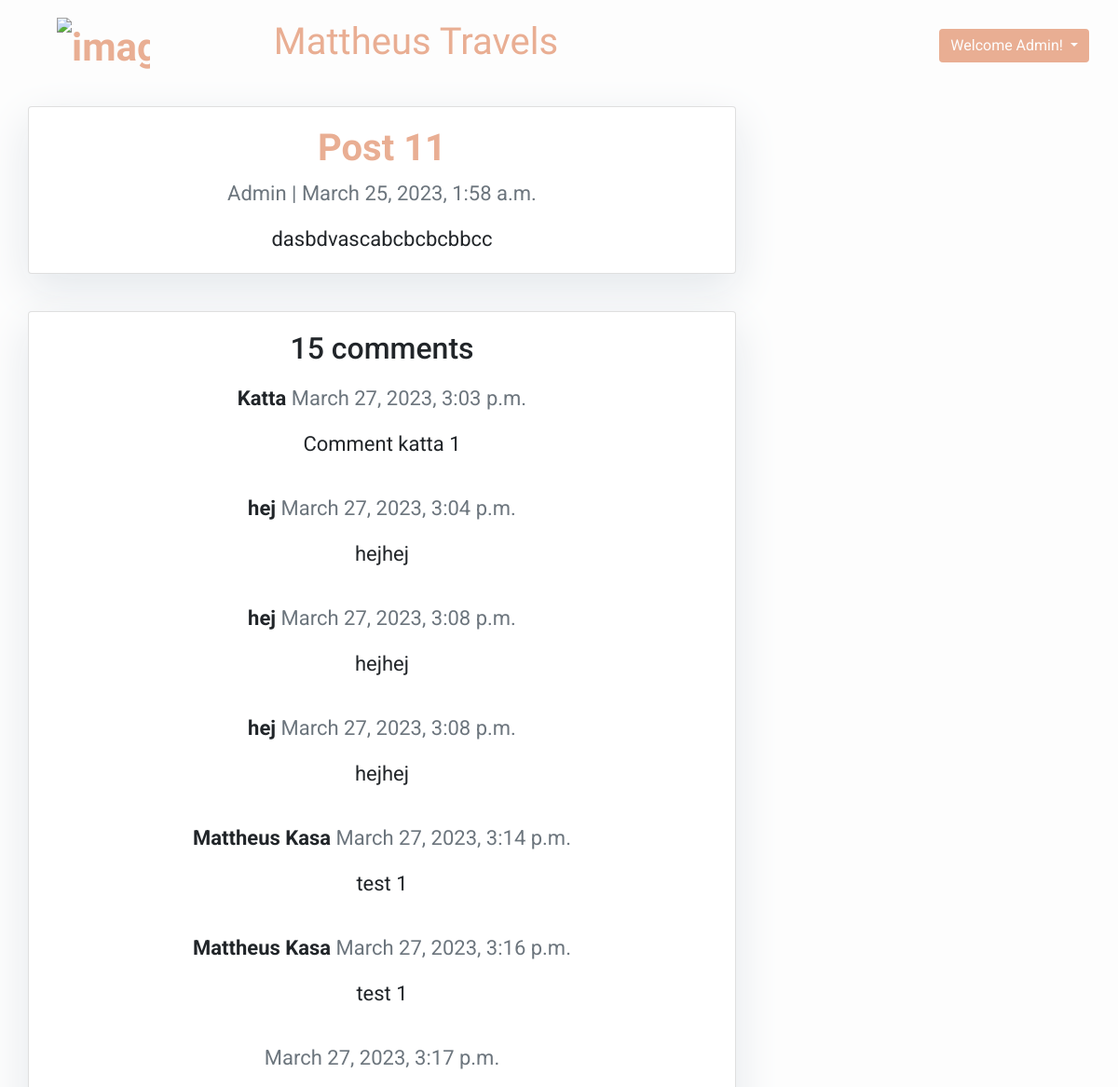
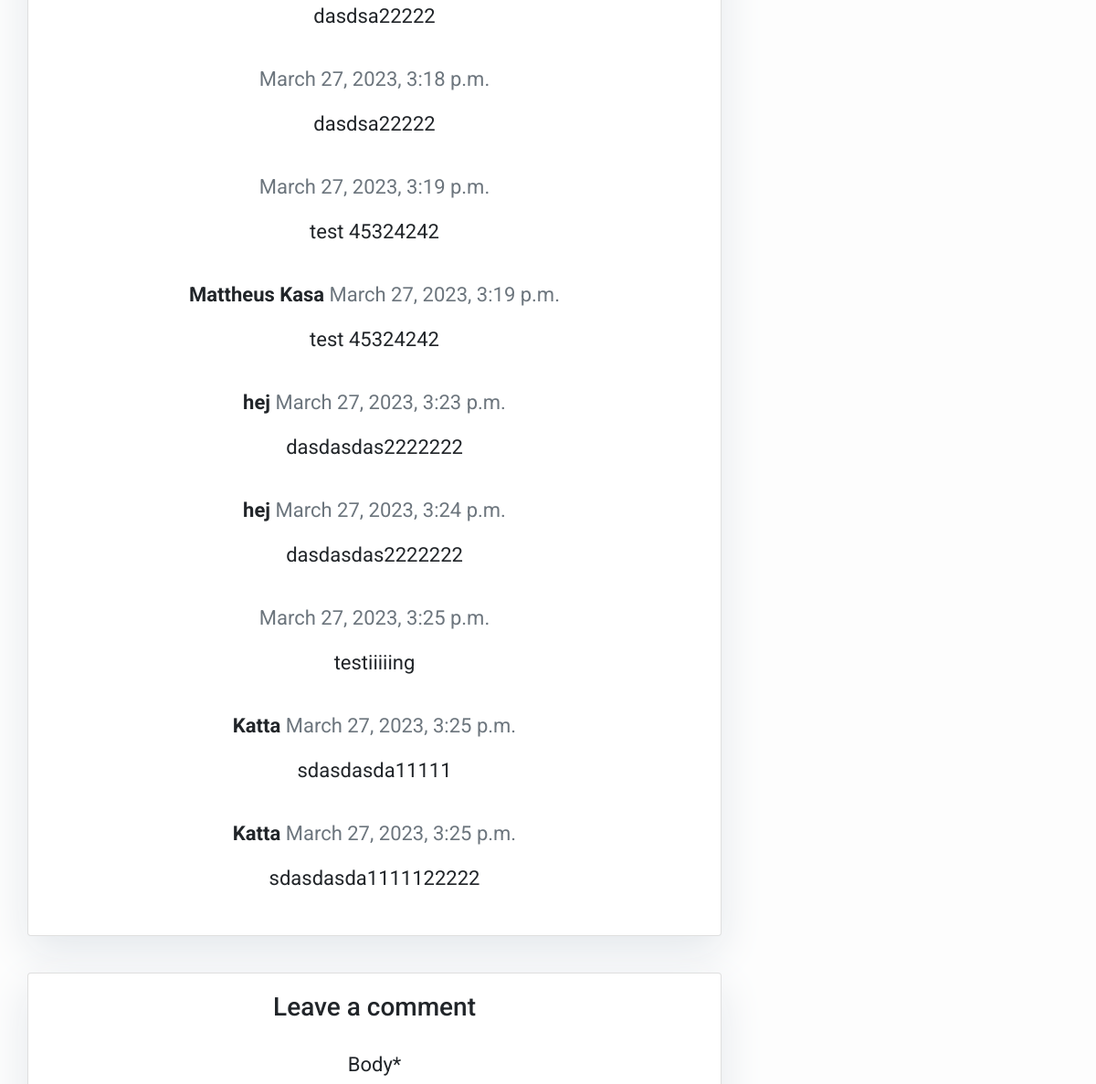
The app's page /post-11/ (signed in, upper part), older data (2 pictures, top to bottom).
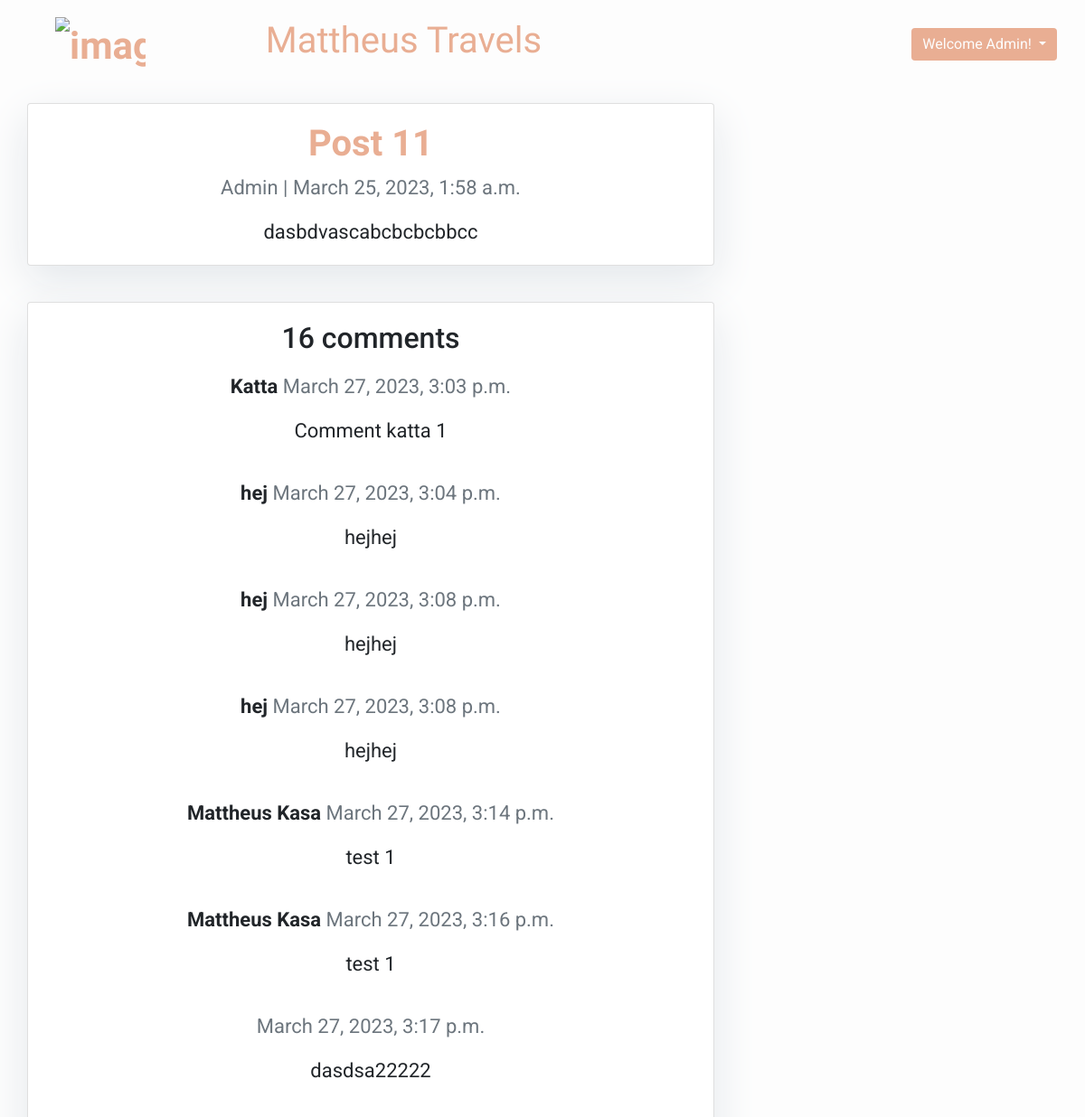
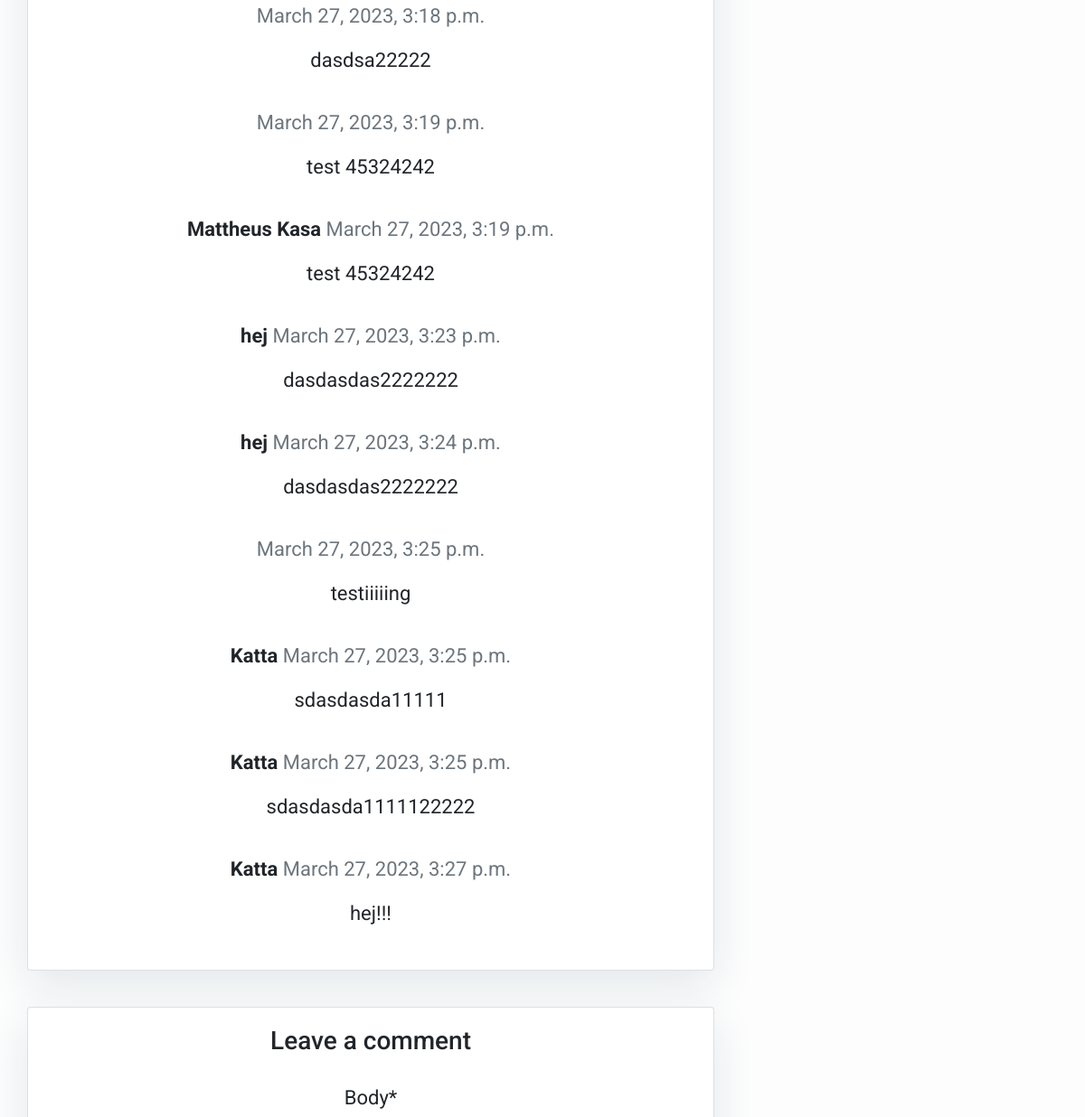
The same page, newer data (2 pictures, top to bottom).
### blog/models.py (models this page shows, shortened)
class Comment(models.Model):
    post = models.ForeignKey(Post,on_delete=models.CASCADE,related_name='comments')
    name = models.CharField(max_length=80)
    email = models.EmailField()
    body = models.TextField()
    created_on = models.DateTimeField(auto_now_add=True)
    active = models.BooleanField(default=True)
    class Meta:
        ordering = ['created_on']

### blog/views.py (the view)
# urls.py: path('<slug:slug>/', views.post_detail, name='post_detail'),
@login_required
def post_detail(request, slug):
    template_name = 'post_detail.html'
    post = get_object_or_404(Post, slug=slug)
    comments = post.comments.filter(active=True)
    new_comment = None
    if request.method == 'POST':
        comment_form = CommentForm(data=request.POST)
        if comment_form.is_valid():
            new_comment = comment_form.save(commit=False)
            new_comment.post = post
            new_comment.name = request.user.username # set the name field to the username of the logged-in user
            new_comment.save()
    else:
        comment_form = CommentForm()
    return render(request, template_name, {'post': post,
                                           'comments': comments,
                                           'new_comment': new_comment,
                                           'comment_form': comment_form})

### templates/post_detail.html (shortened to what this page needs)
{% extends 'base.html' %} {% block content %}
{% load crispy_forms_tags %}
<div class="container text-center">
  <div class="row">
    <div class="col-md-8 card mb-4  mt-3 left  top">
      <div class="card-body">
        <h1 style="color: #E9AE93; font-weight: bold; font-family: Alkatra";>{% block title %} {{ post.title }} {% endblock title %}</h1>
        <p class=" text-muted">{{ post.author }} | {{ post.created_on }}</p>
        <p class="card-text ">{{ post.content | safe }}</p>
      </div>
    </div>
    <div class="col-md-8 card mb-4  mt-3 ">
      <div class="card-body">
        <h2>{{ comments.count }} comments</h2>
        {% for comment in comments %}
<div class="comments" style="padding: 10px;">
  <p class="font-weight-bold">
    {{ comment.name }}
    <span class=" text-muted font-weight-normal">
      {{ comment.created_on }}
    </span>
  </p>
  {{ comment.body | linebreaks }}
</div>
{% endfor %}
      </div>
    </div>
    <div class="col-md-8 card mb-4  mt-3 ">
      <div class="card-body">
        <h3>Leave a comment</h3>
        <form method="post" style="margin-top: 1.3em;">
          {{ comment_form | crispy }}
        </form>
      </div>
    </div>
  </div>
</div>
{% endblock content %}

Row changes from the older to the newer data that the page shows:
added Comment: name "Katta", created_on "March 27, 2023, 3:27 p.m.", body "hej!!!"
Text that changed along with them:
{{ comments.count }}: "15" → "16"
